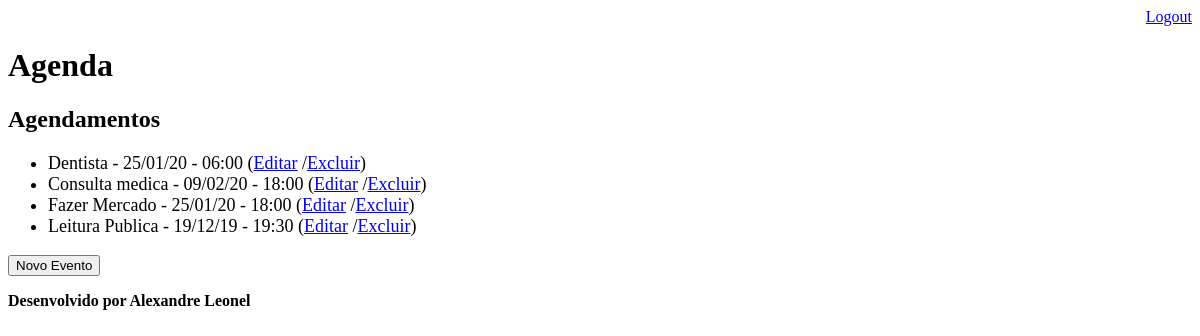
Page /agenda/ (signed in) on the earlier database version.
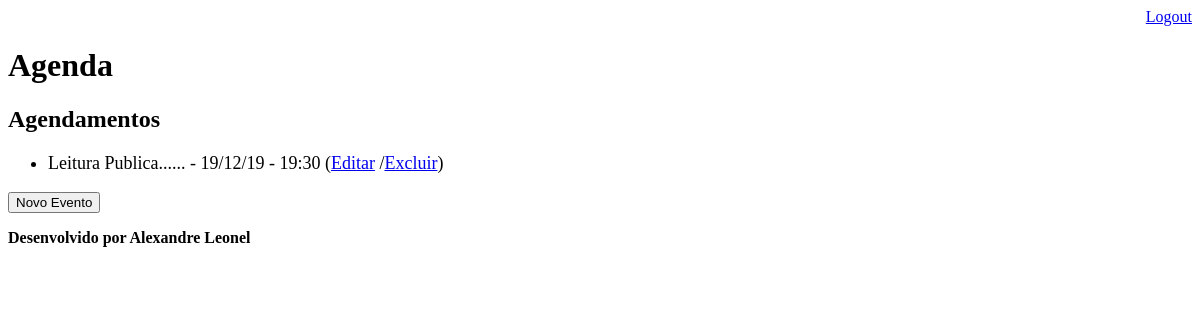
Same page on the later database version.
### core/models.py (models this page shows, shortened)
class Evento(models.Model):
    titulo = models.CharField(max_length=100)
    descricao = models.TextField(blank=True, null=True)
    data_evento = models.DateTimeField(verbose_name='data do evento')
    data_criacao = models.DateTimeField(auto_now=True)
    usuario = models.ForeignKey(User, on_delete=models.CASCADE)
    class Meta:
        db_table = 'evento'
    def get_data_evento(self):
        return self.data_evento.strftime('%d/%m/%y - %H:%M')
    def get_evento_atrasado(self):
        if self.data_evento < datetime.now():
            return True
        else:
            return False

### core/views.py (the view)
# urls.py: path('agenda/', views.lista_eventos),
@login_required(login_url='/login/')
def lista_eventos(request):
    usuario = request.user
    data_atual = datetime.now() - timedelta(hours=1) # eventos ate um hora de vencimento aparecerão
    eventos = Evento.objects.filter(usuario=usuario,
                                    data_evento__gt=data_atual) # __gt data maior __lt data menor
    dados = {'eventos': eventos}
    return render(request, 'agenda.html', dados)

### templates/agenda.html (shortened to what this page needs)
{% extends "model-page.html" %}
{% block content %}
    <h2>Agendamentos</h2>
    <ul style="font-size: 18px">
        {% for evento in eventos %}
            <li>
                <div style= >
                    {{ evento.titulo }} - {{ evento.get_data_evento }}
                    (<a href="evento/?id={{ evento.id }}">Editar</a>
                    /<a href="evento/delete/{{ evento.id }}">Excluir</a>)
                </div>
            </li>
        {% endfor %}
    </ul>
    <a href="evento"><button type="button">Novo Evento</button></a>
{% endblock %}

### templates/model-page.html
<!DOCTYPE html>
<html lang="en">
<head>
    {% include "model-header.html" %}
</head>
<body>
    {% block content %} {% endblock %}
    {% include "model-footer.html" %}
</body>
</html>

### templates/model-header.html (shortened to what this page needs)
    <div align="right">
        <a href="/logout" >Logout</a>
    </div>
    <h1>Agenda</h1>

### templates/model-footer.html
<tab><b><p>Desenvolvido por Alexandre Leonel</p></b></tab>

Differences in the rows shown:
removed Evento: titulo "Dentista", get_data_evento "25/01/20 - 06:00"
removed Evento: titulo "Consulta medica", get_data_evento "09/02/20 - 18:00"
removed Evento: titulo "Fazer Mercado", get_data_evento "25/01/20 - 18:00"
changed Evento: titulo "Leitura Publica" → "Leitura Publica......"
